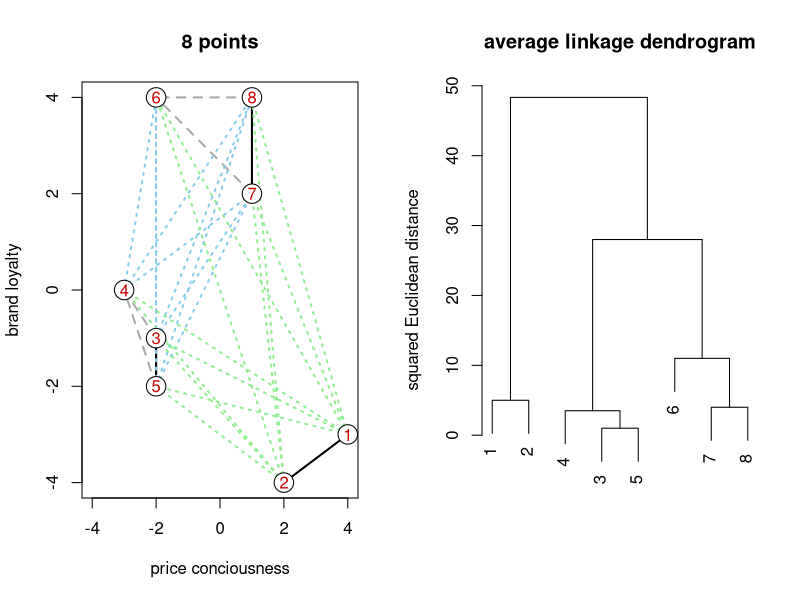

Write R code to recreate this figure.
# clear cache and close windows
graphics.off()
rm(list=ls(all=TRUE))

# define eight points
eight = cbind(c(-3,-2,-2,-2,1,1,2,4),c(0,4,-1,-2,4,2,-4,-3))
eight = eight[c(8,7,3,1,4,2,6,5),]
dev.new()
# plot eight points using average linkage
par(mfrow = c(1, 2))
plot(eight,type="n", xlab="price conciousness",ylab="brand loyalty",main="8 points", xlim=c(-4,4))

# agglomarate first two nearest points
segments(eight[5,1],eight[5,2 ],eight[3,1 ],eight[3,2],lwd=2,"black")
# add third point via average
segments(eight[3,1],eight[3,2 ],eight[4,1 ],eight[4,2],lwd=2,lty=2,col="darkgrey")
segments(eight[5,1],eight[5,2 ],eight[4,1 ],eight[4,2],lwd=2,lty=2,col="darkgrey")
# agglomerate second two nearest points
segments(eight[7,1],eight[7,2 ],eight[8,1 ],eight[8,2],lwd=2,"black")
# agglomarate third two nearest points
segments(eight[1,1],eight[1,2 ],eight[2,1 ],eight[2,2],lwd=2,"black")
# add point six to second subcluster via average
segments(eight[8,1],eight[8,2 ],eight[6,1 ],eight[6,2],lwd=2,lty=2,col="darkgrey")
segments(eight[7,1],eight[7,2 ],eight[6,1 ],eight[6,2],lwd=2,lty=2,col="darkgrey")

# compute subcluster between 345 and 678 via average
segments(eight[4,1],eight[4,2],eight[6,1],eight[6,2],lwd=2,lty=3,col="skyblue")
segments(eight[4,1],eight[4,2],eight[8,1],eight[8,2],lwd=2,lty=3,col="skyblue")
segments(eight[4,1],eight[4,2],eight[7,1],eight[7,2],lwd=2,lty=3,col="skyblue")
segments(eight[3,1],eight[3,2],eight[6,1],eight[6,2],lwd=2,lty=3,col="skyblue")
segments(eight[3,1],eight[3,2],eight[7,1],eight[7,2],lwd=2,lty=3,col="skyblue")
segments(eight[3,1],eight[3,2],eight[8,1],eight[8,2],lwd=2,lty=3,col="skyblue")
segments(eight[5,1],eight[5,2],eight[6,1],eight[6,2],lwd=2,lty=3,col="skyblue")
segments(eight[5,1],eight[5,2],eight[7,1],eight[7,2],lwd=2,lty=3,col="skyblue")
segments(eight[5,1],eight[5,2],eight[8,1],eight[8,2],lwd=2,lty=3,col="skyblue")

# compute in case of merging of two last clusters:
segments(eight[2,1],eight[2,2 ],eight[6,1 ],eight[6,2],lwd=2,lty=3,col="lightgreen")
segments(eight[2,1],eight[2,2 ],eight[4,1 ],eight[4,2],lwd=2,lty=3,col="lightgreen")
segments(eight[2,1],eight[2,2 ],eight[5,1 ],eight[5,2],lwd=2,lty=3,col="lightgreen")
segments(eight[2,1],eight[2,2 ],eight[7,1 ],eight[7,2],lwd=2,lty=3,col="lightgreen")
segments(eight[2,1],eight[2,2 ],eight[8,1 ],eight[8,2],lwd=2,lty=3,col="lightgreen")
segments(eight[2,1],eight[2,2 ],eight[3,1 ],eight[3,2],lwd=2,lty=3,col="lightgreen")
segments(eight[1,1],eight[1,2 ],eight[6,1 ],eight[6,2],lwd=2,lty=3,col="lightgreen")
segments(eight[1,1],eight[1,2 ],eight[4,1 ],eight[4,2],lwd=2,lty=3,col="lightgreen")
segments(eight[1,1],eight[1,2 ],eight[5,1 ],eight[5,2],lwd=2,lty=3,col="lightgreen")
segments(eight[1,1],eight[1,2 ],eight[7,1 ],eight[7,2],lwd=2,lty=3,col="lightgreen")
segments(eight[1,1],eight[1,2 ],eight[8,1 ],eight[8,2],lwd=2,lty=3,col="lightgreen")
segments(eight[1,1],eight[1,2 ],eight[3,1 ],eight[3,2],lwd=2,lty=3,col="lightgreen")

points(eight, pch=21, cex=2.6, bg="white")
text(eight,as.character(1:8),col="red3", cex=1)

plot(hclust(dist(eight,method="euclidean")^2,method="average"),ylab="squared Euclidean distance",sub="",xlab="",main="average linkage dendrogram") 

